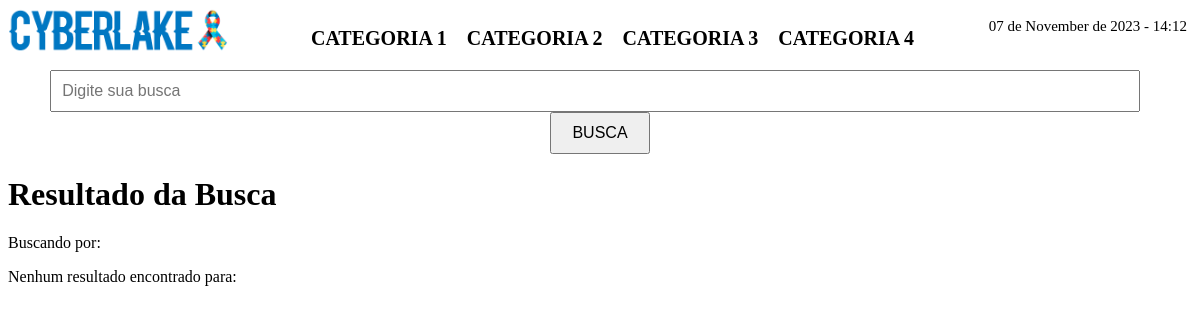
Before: /front_end/busca.php with the older database file.
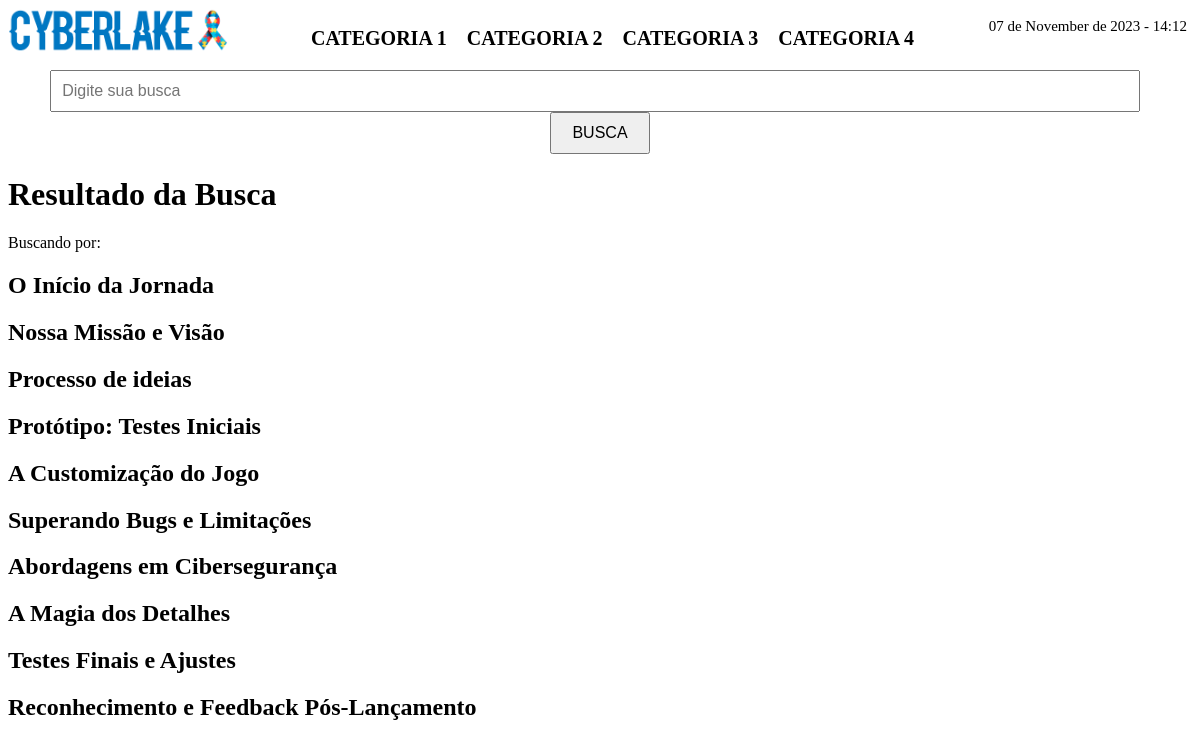
After: the same page with the newer database file.
### tables this page shows
CREATE TABLE `posts` (
  `ID` int(11) NOT NULL,
  `TITULO` varchar(250) NOT NULL,
  `DATA_PUBLICACAO` date NOT NULL,
  `ID_CATEGORIA` int(11) DEFAULT NULL,
  `CONTEUDO` longtext NOT NULL,
  `IMAGEM` blob NOT NULL
);

### front_end/busca.php (the view, shortened to what this page needs)
<?php
$conn = ObterConexao();
$termoBusca = isset($_GET['term']) ? trim($_GET['term']) : '';
$termoBusca = mysqli_real_escape_string($conn, $termoBusca);
$sql = "SELECT * FROM posts WHERE TITULO LIKE '%$termoBusca%'";
$result = mysqli_query($conn, $sql);
?>
<!DOCTYPE html>
<html lang="pt-br">
<head>
    <link rel="stylesheet" href="index.css">
</head>
<body>
    <div class="logo">
        <img src="../assets/img/logo.png" alt="imagem com logotipo da empresa ao lado do laço símbolo do autismo" class="logo">
    </div>
    <div class="data">
        <?php
        $dataAtual = strftime('%d de %B de %Y - %H:%M');
        echo $dataAtual;
        ?>
    </div>
    <nav class="navbar">
        <ul>
            <li><a href="#">CATEGORIA 1</a></li>
            <li><a href="#">CATEGORIA 2</a></li>
            <li><a href="#">CATEGORIA 3</a></li>
            <li><a href="#">CATEGORIA 4</a></li>
        </ul>
    </nav>
    <div class="search-container">
        <form action="busca.php" method="GET">
            <input type="text" name="term" placeholder="Digite sua busca">
            <button type="submit">BUSCA</button>
        </form>
    </div>
    <h1>Resultado da Busca</h1>
    <?php
    echo '<p>Buscando por: ' . $termoBusca . '</p>';
    if ($result && mysqli_num_rows($result) > 0) {
        while ($row = mysqli_fetch_assoc($result)) {
            echo '<div class="resultado-busca">';
            echo '<h2>' . $row['TITULO'] . '</h2>';
            echo '</div>';
        }
    } else {
        echo '<p>Nenhum resultado encontrado para: ' . $termoBusca . '</p>';
    }
    ?>
</body>
</html>

Changed rows visible on the page:
added posts: TITULO "O Início da Jornada"
added posts: TITULO "Nossa Missão e Visão"
added posts: TITULO "Processo de ideias"
added posts: TITULO "Protótipo: Testes Iniciais"
added posts: TITULO "A Customização do Jogo"
added posts: TITULO "Superando Bugs e Limitações"
added posts: TITULO "Abordagens em Cibersegurança"
added posts: TITULO "A Magia dos Detalhes"
added posts: TITULO "Testes Finais e Ajustes"
added posts: TITULO "Reconhecimento e Feedback Pós-Lançamento"
Other visible differences:
text no longer shown: "Nenhum resultado encontrado para:"
